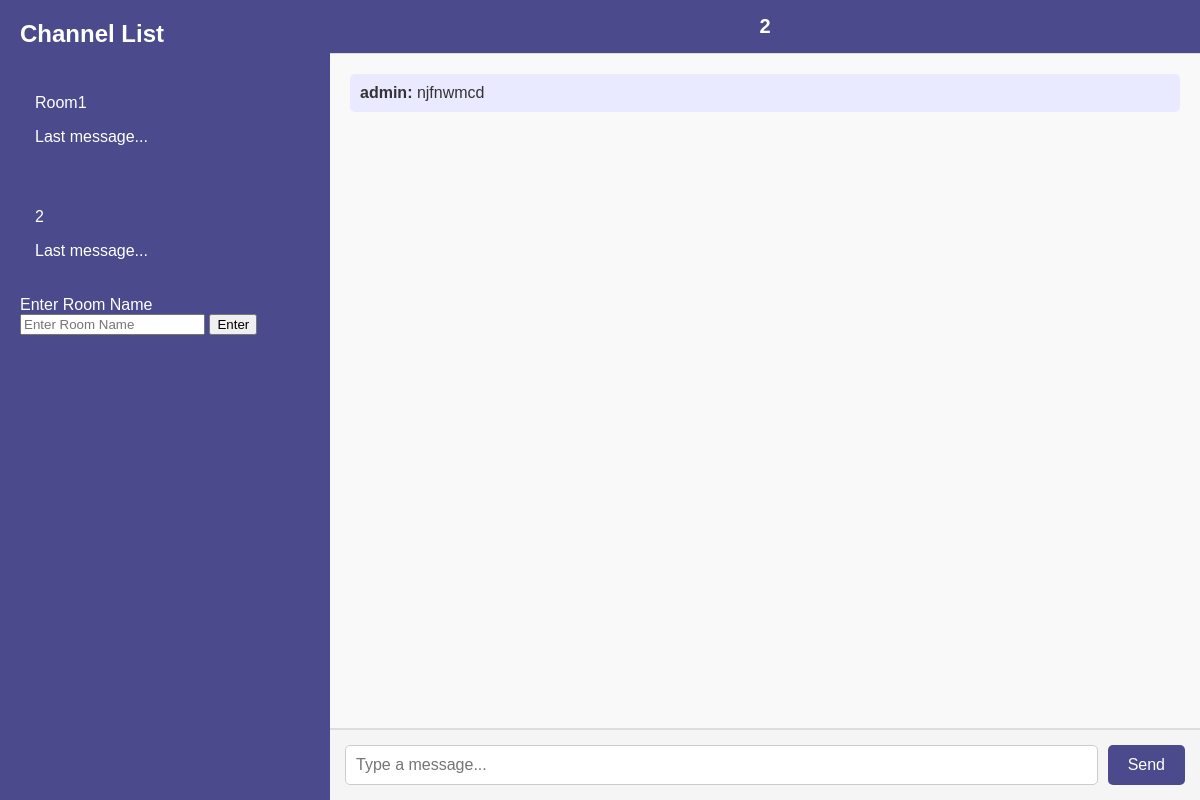
The app's page /chat/2 (signed in), older data.
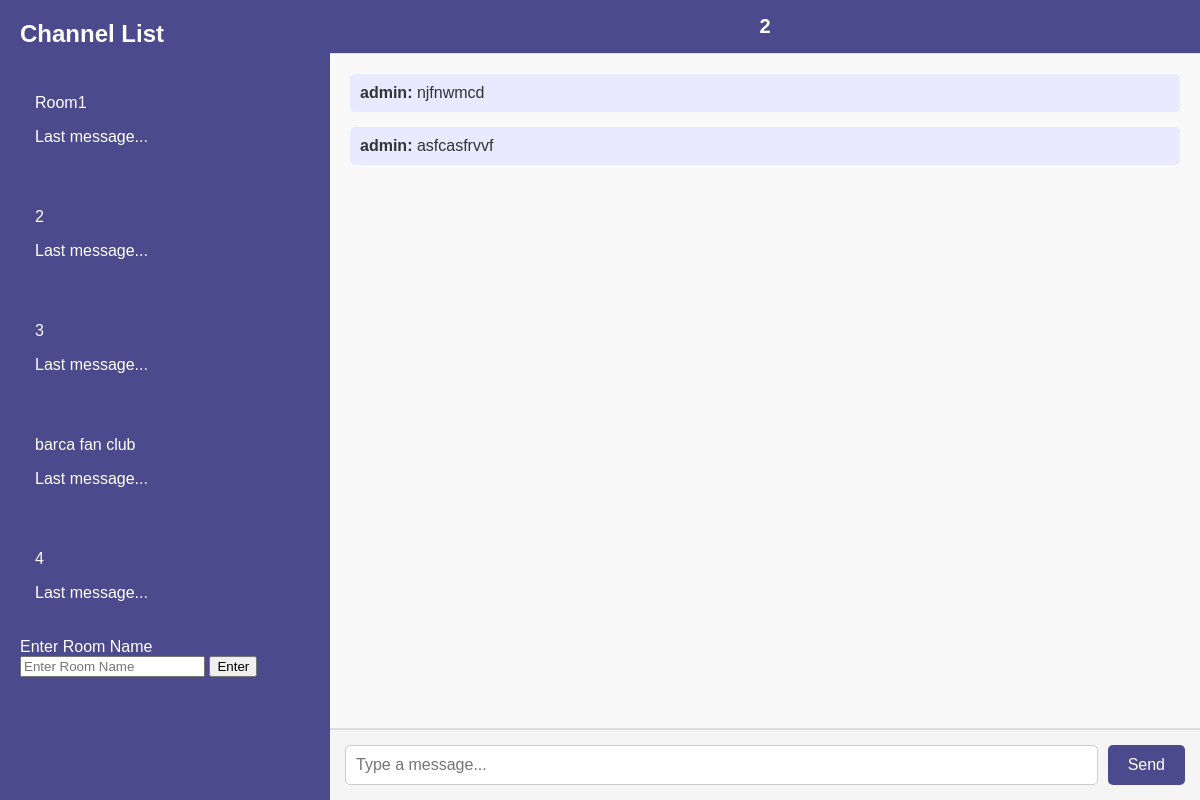
The same page, newer data.
### src/models/chat.py (models this page shows)
class ChatRoom(db.Model):
    __tablename__ = 'chat_rooms'
    id = db.Column(db.Integer, primary_key=True)
    name = db.Column(db.String(80), unique=True, nullable=False)

class Message(db.Model):
    __tablename__ = 'messages'
    id = db.Column(db.Integer, primary_key=True)
    user_id = db.Column(db.Integer, db.ForeignKey('users.id'), nullable=False)
    room_id = db.Column(db.Integer, db.ForeignKey('chat_rooms.id'), nullable=False)
    content = db.Column(db.Text, nullable=False)
    timestamp = db.Column(db.DateTime, default=datetime.utcnow)
    user = db.relationship('User', backref='messages')
    room = db.relationship('ChatRoom', backref='messages')

### src/models/user.py (models this page shows)
class User(UserMixin, db.Model):
    __tablename__ = "users"
    id = db.Column(db.Integer, primary_key=True)
    username = db.Column(db.String(150), unique=True, nullable=False)
    email = db.Column(db.String(150), unique=True, nullable=False)
    password = db.Column(db.String(200), nullable=False)
    is_admin = db.Column(db.Boolean, default=False)

### src/views/chat_view/routes.py (the view)
@chat_bp.route('/chat/<room_name>')
@login_required
def room(room_name):
    all_rooms = ChatRoom.query.all()
    room = ChatRoom.query.filter_by(name=room_name).first_or_404()
    messages = Message.query.filter_by(room_id=room.id).order_by(Message.timestamp).all()
    return render_template('chatapp/room.html', rooms=all_rooms, room=room, messages=messages)

### src/extensions.py (called while the page is built)
@login_manager.user_loader
def load_user(user_id):
    return User.query.get(int(user_id))

### src/templates/chatapp/room.html (shortened to what this page needs)
<!DOCTYPE html>
<html lang="en">
<head>
    <link rel="stylesheet" href="{{ url_for('static', filename='css/styles.css') }}">
</head>
<body>
    <div class="chat-container">
        <div class="sidebar">
            <h2>Channel List</h2>
            <ul>
                {% if rooms %}
                    {% for one_room in rooms %}
                    <li>
                        <a href="{{ url_for('chat.room', room_name=one_room.name) }}">
                            <div class="room">
                                <p class="room-name">{{ one_room.name }}</p>
                                <p class="room-last-message">Last message...</p>
                            </div>
                        </a>
                    </li>
                    {% endfor %}
                {% else %}
                    <p>No rooms available. Create the first one!</p>
                {% endif %}
            </ul>
            <div id="room-form" class="room-form">
                <form method="POST" action="{{ url_for('chat.chat') }}">
                    <label for="room_name">Enter Room Name</label>
                    <input type="text" name="room_name" id="room_name" placeholder="Enter Room Name" required>
                    <button type="submit">Enter</button>
                </form>
            </div>
        </div>
        <div class="chat-window">
            <div class="chat-header">{{ room.name }}</div>
            <div id="chat-box" class="chat-box">
                {% for msg in messages %}
                <div class="message">
                    <strong>{{ msg.user.username }}:</strong> {{ msg.content }}
                </div>
                {% endfor %}
            </div>
            <div class="chat-input">
                <input id="message" type="text" placeholder="Type a message...">
                <button onclick="sendMessage()">Send</button>
            </div>
        </div>
    </div>
</body>
</html>

Row changes from the older to the newer data that the page shows:
added ChatRoom: name "3"
added ChatRoom: name "barca fan club"
added ChatRoom: name "4"
added Message: user.username "admin", content "asfcasfrvvf"
